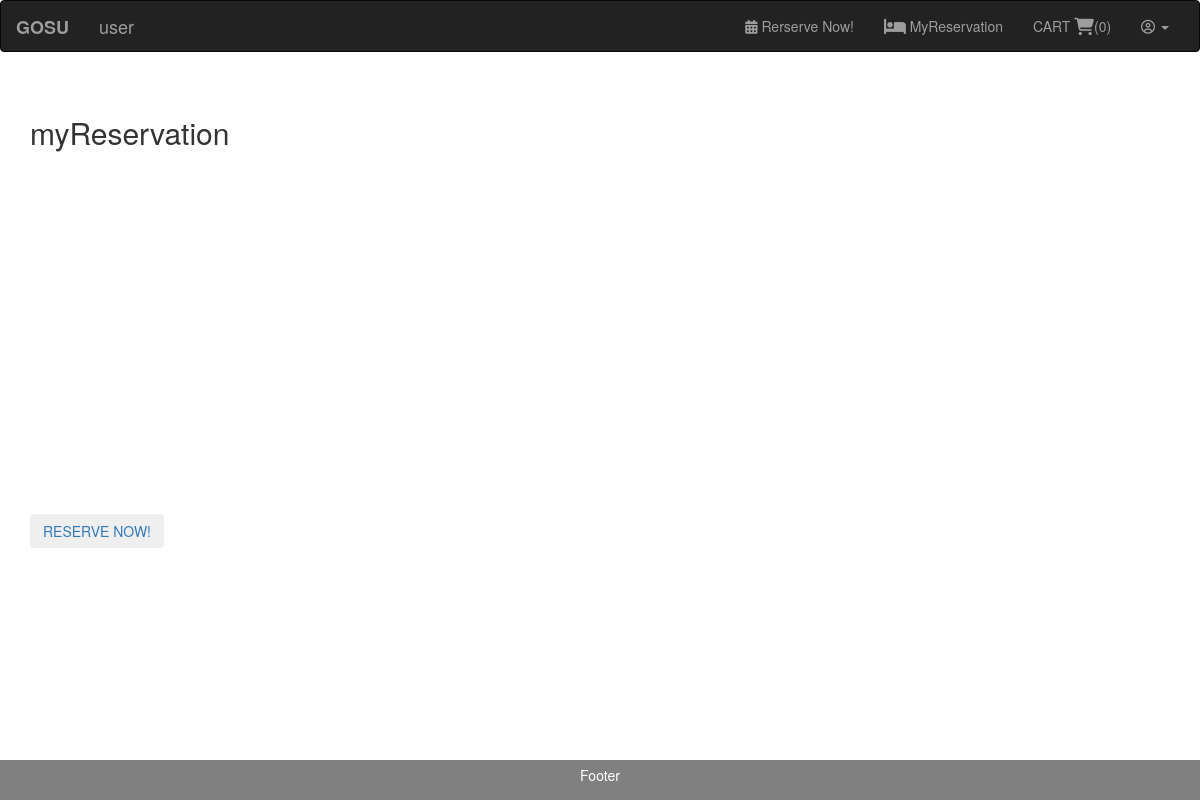
The app's page /myreservation.php (signed in), older data.
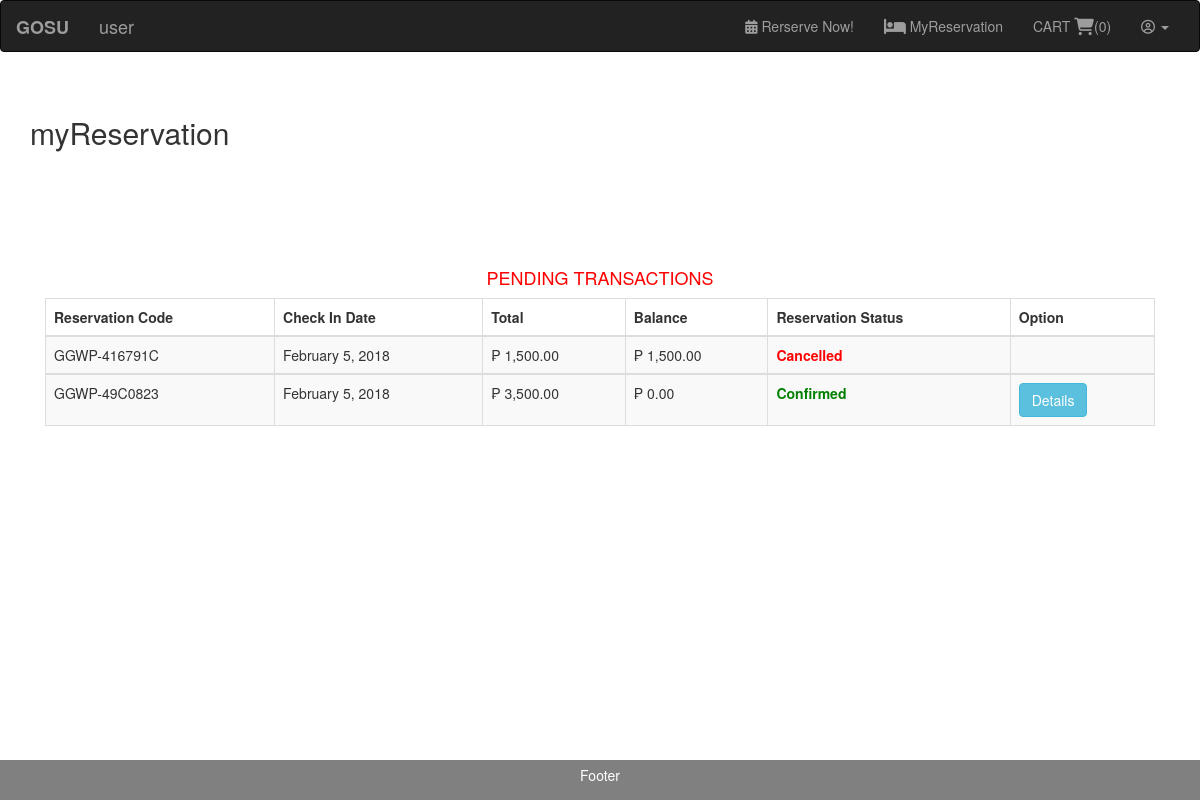
The same page, newer data.
### tables this page shows
CREATE TABLE `reservation` (
  `reserveid` int(11) NOT NULL,
  `reservationcode` varchar(250) NOT NULL,
  `user_id` int(11) NOT NULL,
  `total` decimal(10,0) NOT NULL,
  `balance` decimal(10,0) NOT NULL,
  `dp` decimal(10,0) NOT NULL,
  `paymentstatus` int(11) NOT NULL,
  `checkin` date NOT NULL,
  `checkout` date NOT NULL,
  `reservationdate` date NOT NULL
);

### myreservation.php (the view, shortened to what this page needs)
<?php
function displayTitle(){
	echo 'myReservation';
}
function displayContent() {
	require 'db/connection.php';
	$date_now = date("Y-m-d");
	$user = $_SESSION['id'];
	$get = "SELECT * FROM reservation WHERE reservationdate >= '$date_now' AND user_id = '$user' ORDER BY reserveid DESC" ;
	$result = mysqli_query ($conn, $get);
	if (mysqli_num_rows ($result) > 0 ){
		echo "
			<center> <strong> <font color='red'> <h4> PENDING TRANSACTIONS <br> </h4></strong></font> </center>
			<div style='overflow-x:auto;' class = 'col-sm-12'>
			<table width='100%' class='table table-striped table-bordered table-hover' >
				<thead >
				<tr>
				<th > Reservation Code </th>
				<th > Check In Date </th>
				<th > Total </th>
				<th > Balance </th>
				<th > Reservation Status </th>
				<th>  Option </th>
				</tr>
			</thead>";
			while ($row = mysqli_fetch_array ($result)){
			$rcode = $row['reservationcode'];
			$checkin = $row['checkin'];
			$total = $row['total'];
			$balance = $row['balance'];
			$status = $row['paymentstatus'];
			if($status == 5){
			$status = "Waiting for Confirmation";
			}
			else if($status == 0){
			$status = "Cancelled";
			}
			else if($status == 2){
			$status = "Confirmed";
			}
			else if($status == 1){
			$status = "Pending";
			}
			echo "<tbody>";
			echo "<tr >";
			echo "<td >" . $rcode . "</td>";
			echo "<td >" . date("F j, Y", strtotime($checkin)) . "</td>";
			echo "<td >₱ " . number_format($total,2) . "</td>";
			echo "<td >₱ " . number_format($balance,2) . "</td>";
			if($status == 'Cancelled'){
			echo'	<td ><strong><font color="red">Cancelled</font></strong></td>';
			}
			else if($status == 'Pending'){
			echo'<td ><strong><font color="orange">Pending</font></strong></td>';
			}
			else if($status == 'Waiting for Confirmation'){
			echo'<td  ><strong><font color="gray">Waiting for Confirmation</font></strong></td>';
			}
			else if($status == 'Confirmed'){
			echo'<td ><strong><font color="green">Confirmed</font></strong></td>';
			}
			else{
			echo "<td >" . $status . "</td>";
			}
			echo '<td >';
			if($status == 'Pending' ){
			 echo '<a type="button"  href="reservationdetails.php?rcode='.$rcode.'" class="btn btn-info ">Details</a>';
			 echo '<button class="btn btn-primary" id = "pay" data-toggle="modal" data-target="#myModalPay" data-index="'.$rcode.'">Pay</button>';
			echo ' <a type="button"  href="cancel_reservation.php?rcode='.$rcode.'" class="btn btn-danger waves-dark confirmation">Cancel</a>';
			echo '</td>';
				}elseif ($status == 'Waiting for Confirmation') {
					 echo '<a type="button"  href="reservationdetails.php?rcode='.$rcode.'" class="btn btn-info ">Details</a>';
				}
				elseif ($status == 'Confirmed') {
					 echo '<a type="button"  href="reservationdetails.php?rcode='.$rcode.'" class="btn btn-info ">Details</a>';
				}
		echo "</tr>";
		}
echo "</tbody>";
echo "</table>";
}else {
	echo "<a href='Homepage.php'><button class='btn'> RESERVE NOW!</button></a>";
}
echo '</div>';
}
require 'template.php';
 ?>

Row changes from the older to the newer data that the page shows:
now on this page (row edited): reservation: reservationcode "GGWP-416791C", checkin "February 5, 2018", total "1,500.00", balance "1,500.00", paymentstatus "Cancelled"
now on this page (row edited): reservation: reservationcode "GGWP-49C0823", checkin "February 5, 2018", total "3,500.00", balance "0.00", paymentstatus "Confirmed"
Text that changed along with them:
text no longer shown: "RESERVE NOW!"
text now shown: "PENDING TRANSACTIONS Reservation Code Check In Date Total Balance Reservation Status Option"
